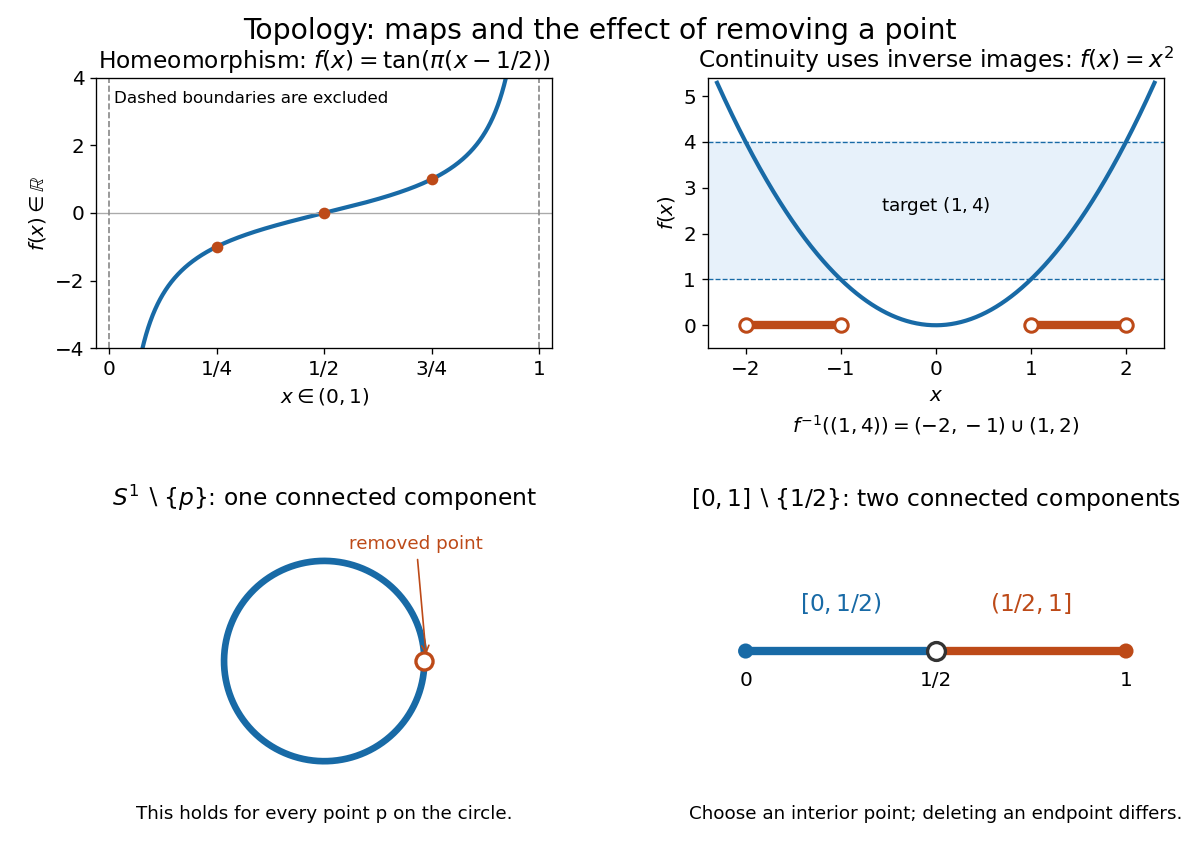

Write the Python code that produced this figure.
"""Original topology examples; run from _media to write the PNG to cwd.

Tested with Python 3.14, NumPy 2.3.5, and Matplotlib 3.10.7.
"""

from pathlib import Path

import matplotlib

matplotlib.use("Agg")
import matplotlib.pyplot as plt
import numpy as np


def main():
    plt.rcParams.update({"font.size": 12, "axes.titlesize": 14})
    blue, orange = "#186aa6", "#bd4a18"
    fig, axes = plt.subplots(2, 2, figsize=(10, 7.2), facecolor="white")
    fig.subplots_adjust(left=0.08, right=0.97, top=0.91, bottom=0.09,
                        hspace=0.62, wspace=0.34)
    fig.suptitle("Topology: maps and the effect of removing a point", fontsize=17)

    ax = axes[0, 0]
    x = np.linspace(0.02, 0.98, 1000)
    ax.plot(x, np.tan(np.pi * (x - 0.5)), color=blue, lw=2.5)
    ax.scatter([0.25, 0.5, 0.75], [-1, 0, 1], color=orange, zorder=4)
    ax.axhline(0, color="#aaaaaa", lw=0.8)
    ax.axvline(0, color="#888888", ls="--", lw=1)
    ax.axvline(1, color="#888888", ls="--", lw=1)
    ax.set(xlim=(-0.03, 1.03), ylim=(-4, 4), xlabel=r"$x\in(0,1)$",
           ylabel=r"$f(x)\in\mathbb{R}$",
           title=r"Homeomorphism: $f(x)=\tan(\pi(x-1/2))$")
    ax.set_xticks([0, 0.25, 0.5, 0.75, 1], ["0", "1/4", "1/2", "3/4", "1"])
    ax.text(0.04, 0.95, "Dashed boundaries are excluded", transform=ax.transAxes,
            va="top", fontsize=10)

    ax = axes[0, 1]
    x = np.linspace(-2.3, 2.3, 700)
    ax.axhspan(1, 4, color="#e7f1fa", zorder=0)
    ax.plot(x, x**2, color=blue, lw=2.5)
    for a, b in [(-2, -1), (1, 2)]:
        ax.plot([a, b], [0, 0], color=orange, lw=5, solid_capstyle="butt")
    ax.scatter([-2, -1, 1, 2], [0]*4, facecolors="white", edgecolors=orange,
               s=65, lw=1.8, zorder=5)
    ax.axhline(1, color=blue, lw=0.8, ls="--")
    ax.axhline(4, color=blue, lw=0.8, ls="--")
    ax.text(0, 2.5, r"target $(1,4)$", ha="center", fontsize=11)
    ax.set(xlim=(-2.4, 2.4), ylim=(-0.5, 5.4), xlabel=r"$x$", ylabel=r"$f(x)$",
           title=r"Continuity uses inverse images: $f(x)=x^2$")
    ax.set_xticks([-2, -1, 0, 1, 2])
    ax.text(0.5, -0.31, r"$f^{-1}((1,4))=(-2,-1)\cup(1,2)$",
            transform=ax.transAxes, ha="center", fontsize=12)

    ax = axes[1, 0]
    theta = np.linspace(0, 2*np.pi, 900)
    ax.plot(np.cos(theta), np.sin(theta), color=blue, lw=4)
    ax.scatter([1], [0], s=105, facecolors="white", edgecolors=orange,
               lw=2, zorder=5)
    ax.annotate("removed point", xy=(1.02, 0.03), xytext=(0.25, 1.12),
                arrowprops={"arrowstyle": "->", "color": orange}, color=orange,
                fontsize=11)
    ax.set_aspect("equal")
    ax.set(xlim=(-1.45, 1.45), ylim=(-1.25, 1.45),
           title=r"$S^1\setminus\{p\}$: one connected component")
    ax.axis("off")
    ax.text(0.5, -0.12, "This holds for every point p on the circle.",
            transform=ax.transAxes, ha="center", fontsize=11)

    ax = axes[1, 1]
    ax.plot([0, 0.5], [0, 0], color=blue, lw=5, solid_capstyle="butt")
    ax.plot([0.5, 1], [0, 0], color=orange, lw=5, solid_capstyle="butt")
    ax.scatter([0, 1], [0, 0], s=65, c=[blue, orange], zorder=4)
    ax.scatter([0.5], [0], s=115, facecolors="white", edgecolors="#333333",
               lw=2, zorder=5)
    for xpos, label in [(0, "0"), (0.5, "1/2"), (1, "1")]:
        ax.text(xpos, -0.22, label, ha="center")
    ax.text(0.25, 0.25, r"$[0,1/2)$", ha="center", color=blue, fontsize=14)
    ax.text(0.75, 0.25, r"$(1/2,1]$", ha="center", color=orange, fontsize=14)
    ax.set(xlim=(-0.1, 1.1), ylim=(-0.85, 0.85),
           title=r"$[0,1]\setminus\{1/2\}$: two connected components")
    ax.axis("off")
    ax.text(0.5, -0.12, "Choose an interior point; deleting an endpoint differs.",
            transform=ax.transAxes, ha="center", fontsize=11)

    fig.savefig(Path(__file__).stem + ".png", dpi=120, facecolor="white",
                transparent=False)
    plt.close(fig)


if __name__ == "__main__":
    main()
